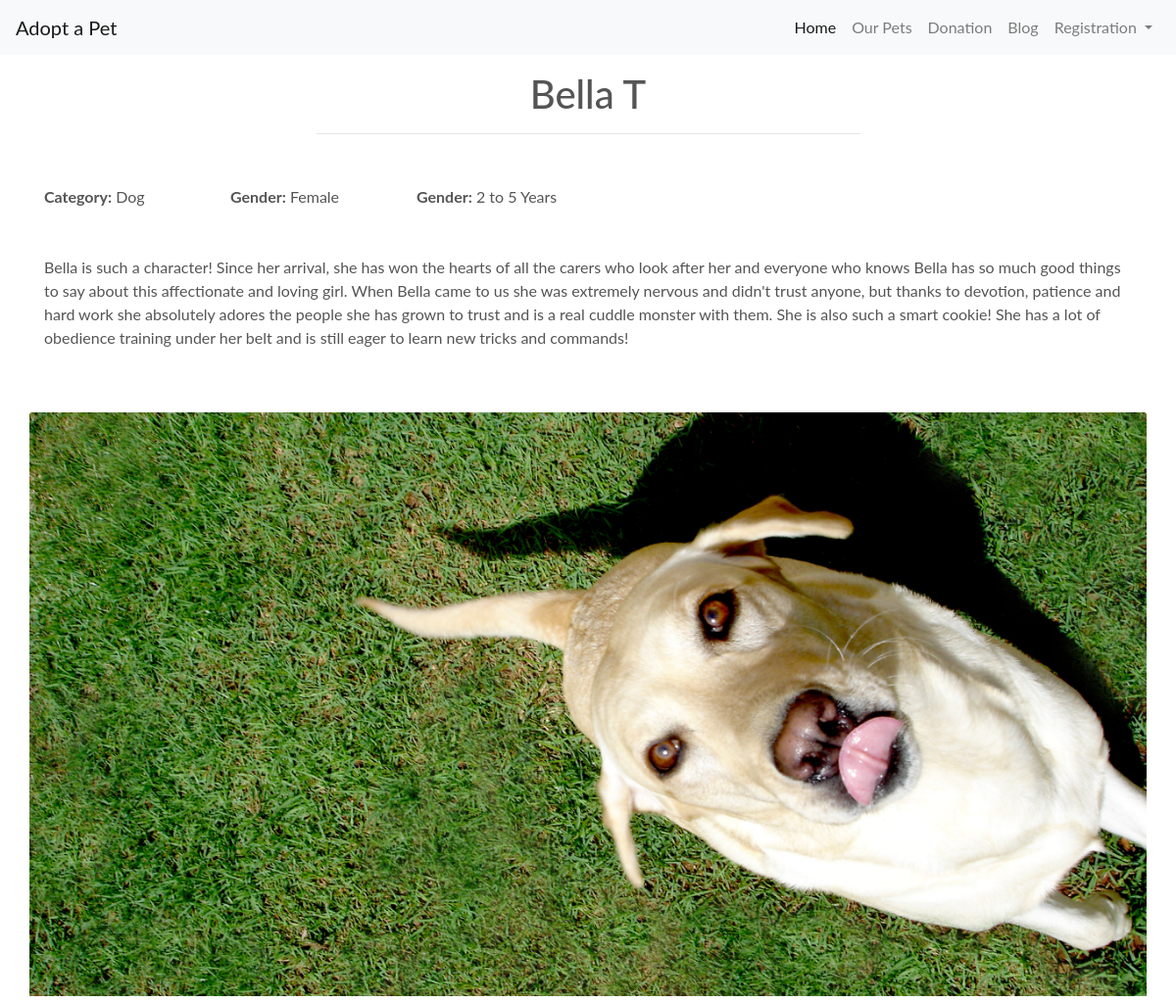
The app's page /pets/Bella T/ with its own data.
### pets/models.py (models this page shows, shortened)
class Pet(models.Model):
    category = models.ForeignKey('Category', null=True, blank=True, on_delete=models.SET_NULL)
    name = models.CharField(max_length=254)
    gender = models.CharField(max_length=254)
    age = models.CharField(max_length=254)
    description = models.TextField()
    image_url = models.URLField(max_length=1024, null=True, blank=True)
    image = models.ImageField(null=True, blank=True)

class Category(models.Model):
    class Meta:
        verbose_name_plural = 'Categories'
    name = models.CharField(max_length=254)
    def __str__(self):
        return self.name

### pets/views.py (the view)
# urls.py: path('<name>/', views.pet_desc, name='pet_desc'),
def pet_desc(request, name):
    pet = Pet.objects.get(name=name)
    context = {
        'pet' : pet,
    }
    return render(request, 'pets/pet_desc.html', context)

### pets/templates/pets/pet_desc.html (shortened to what this page needs)
{% extends 'base.html'%}
{% load static %}
{% block content%}
 <div class="container">
        <div class="row mt-3">
            <div class="col text-center"> <h1>{{ pet.name }}</h1>
            <hr class="w-50 mb-1">
        </div>
            </div>
        <div class="row mt-5">
            <div class="col-md-2 col-sm-12"><strong>Category:</strong> {{ pet.category }}</div>
            <div class="col-md-2 col-sm-12"><strong>Gender:</strong> {{ pet.gender }}</div>
            <div class="col-md-2 col-sm-12"><strong>Gender:</strong> {{ pet.age }}</div>
        </div>
        <div class="row">
            <div class="col mt-5">
            <p>{{ pet.description }} </p>
        </div>
        <div class="row">
            <div class="col mt-5">
            <a href="#">
           <img class="card-img-top img-fluid" src="{{ pet.image.url }}" alt="{{ pet.name }}">
            </a>
            </div>
        </div>
 </div>
{% endblock %}

### static/css/base.css (style rules this page uses)
html { height: 100%; }
body { background: url('/media/background2.jpg') no-repeat center center fixed; background-size: cover; height: calc(100vh - 164px); color: #555; font-family: 'Lato'; }

### records on screen
Pet: name "Bella T", category "Dog", gender "Female", age "2 to 5 Years", description "Bella is such a character! Since her arrival, she has won the hearts of all the carers who look after her and everyone who knows Bella has so much good things to say about this affectionate and loving girl. When Bella came to us she was extremely nervous and didn't trust anyone, but thanks to devotion, patience and hard work she absolutely adores the people she has grown to trust and is a real cuddle monster with them. She is also such a smart cookie! She has a lot of obedience training under her belt and is still eager to learn new tricks and commands!", image (picture)
